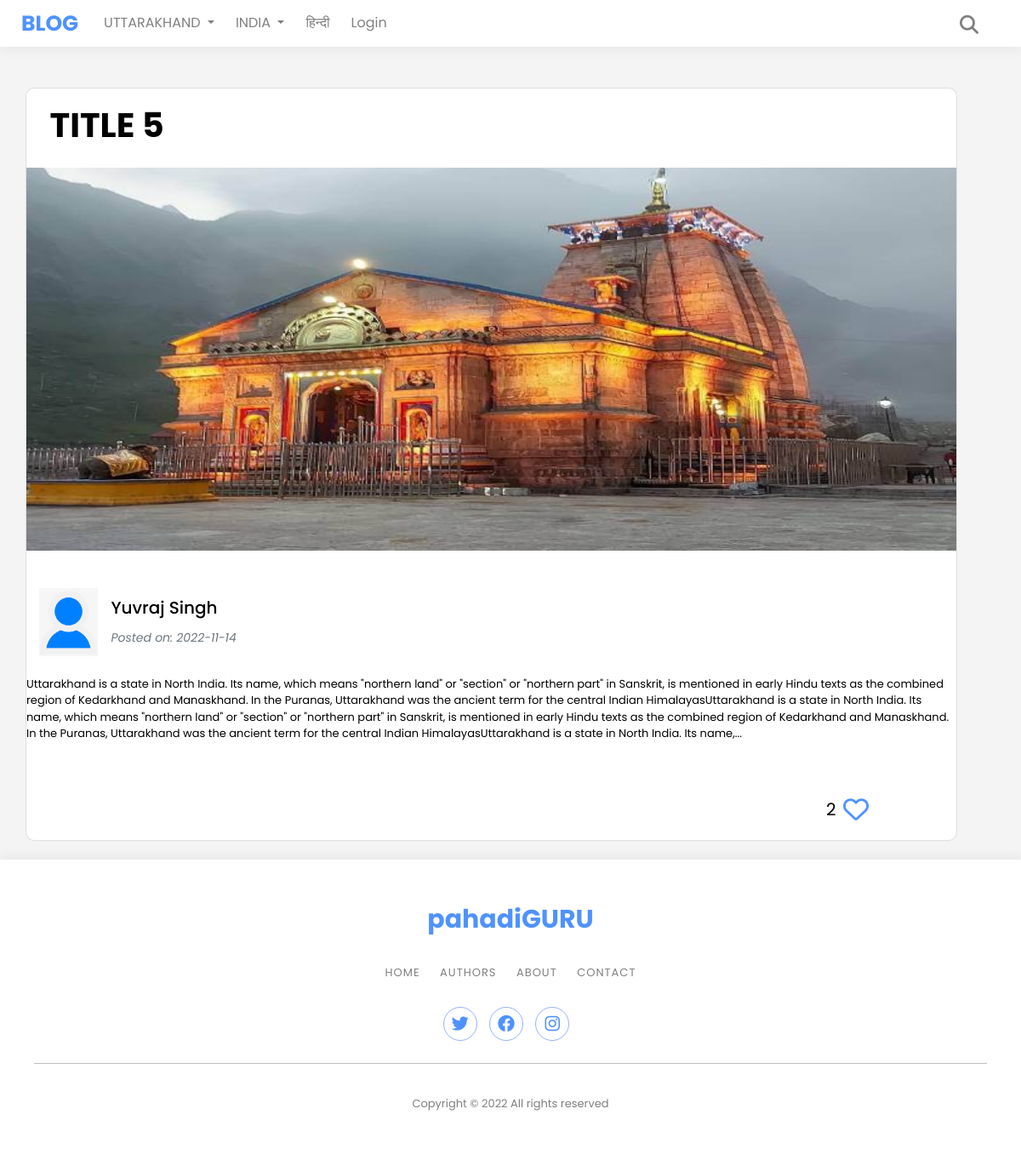
/postpage/5, run on an earlier commit of the app's database.
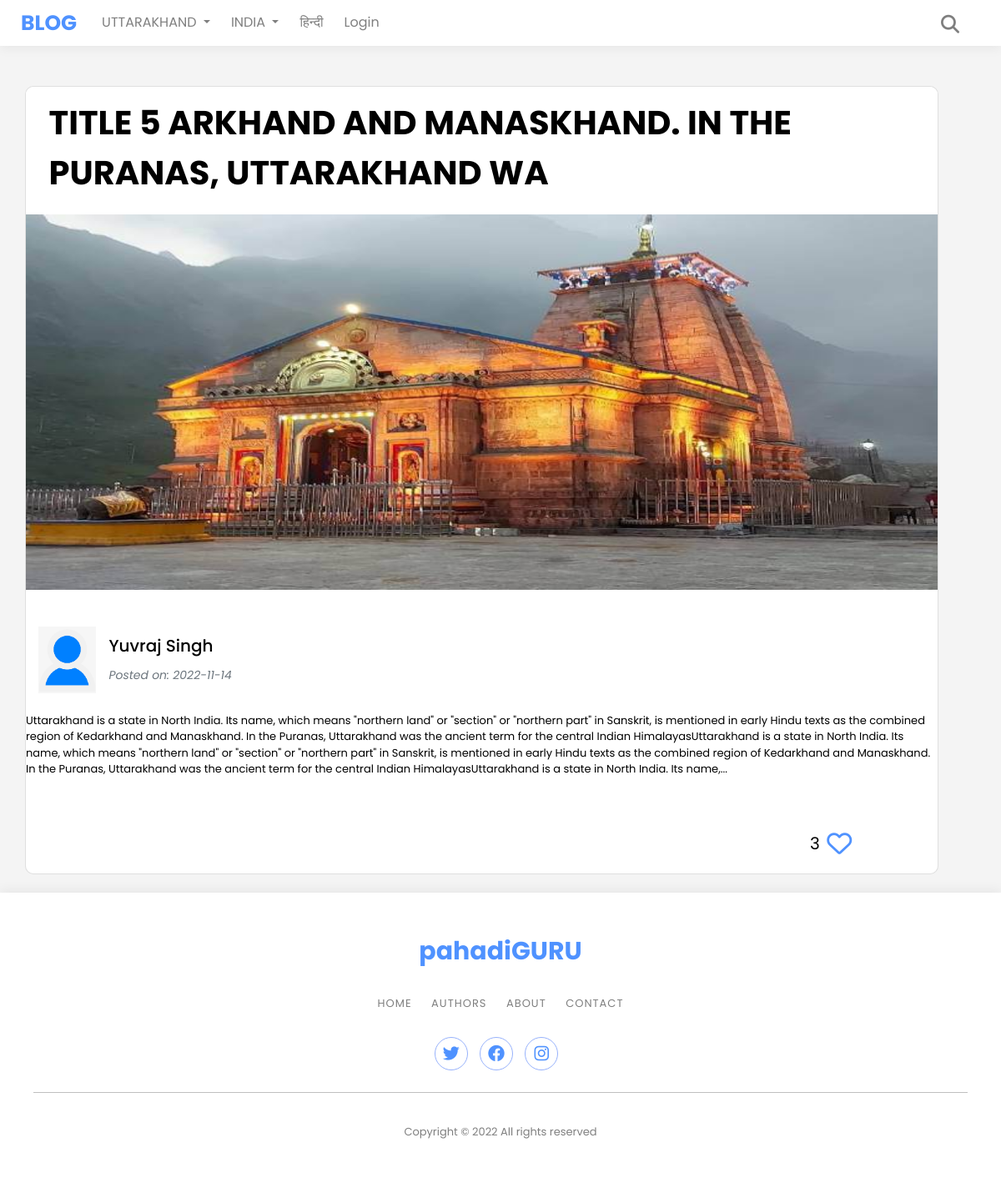
And on a later commit of the database.
### app.py (models this page shows)
class Posts(db.Model):
    id = db.Column(db.Integer, primary_key=True)
    title = db.Column(db.String(50), nullable=False)
    category = db.Column(db.String(50), nullable=False)
    content = db.Column(db.String(500), nullable=False)
    date_added = db.Column(db.Date, default=date.today)
    date_time = db.Column(db.DateTime, default=datetime.utcnow)
    poster_id = db.Column(db.Integer, db.ForeignKey('users.id'))
    likes=db.relationship('Likes',backref='post',passive_deletes=True)

class Users(db.Model, UserMixin):
    id = db.Column(db.Integer, primary_key=True)
    username = db.Column(db.String(20), unique=True, nullable=False)
    name = db.Column(db.String(50), nullable=False)
    email = db.Column(db.String(150), nullable=False)
    phone = db.Column(db.String(50), nullable=False)
    date_added = db.Column(db.Date, default=date.today)
    about_author = db.Column(db.String(500), nullable=False)
    security_question = db.Column(db.String(50), nullable=False)
    security_answer = db.Column(db.String(50), nullable=False)
    password_hash = db.Column(db.String(128))
    role = db.Column(db.String(10), default='User')
    posts = db.relationship('Posts', backref='poster')
    likes=db.relationship('Likes',backref='user',passive_deletes=True)
    profile_pic=db.Column(db.String(), nullable=True)

### app.py (the view)
@app.route("/postpage/<int:id>")
def postpage(id):
    all_like=[]
    posts = Posts.query.filter_by(id=id).first()
    like=Likes.query.filter_by(post_id=id).all()
    for i in like:
        all_like.append(i.liker_id)
    historyPosts = Posts.query.filter_by(category='Uttarakhand History').limit(2).all()
    return render_template('postpage.html',posts=posts,all_like=all_like,historyPosts=historyPosts)

### templates/postpage.html (shortened to what this page needs)
{% extends 'base.html' %}
{% block content %}
<div class="card mt-5 ml-4 rounded-4">
  <div class="card-body rounded-4">
    <h5 class="card-title font-weight-bold ml-4" style="font-size: 4rem;">{{posts.title|upper}}</h5>
  </div>
  <img src="\static\images\kedar.jpg"  height="450">
  <br>
  <br>
  <div class="d-flex">
    <div class="flex-shrink-0 ml-4">
        <img src="\static\images\user.png" class="w-100" width="80" height="80">
    </div>
    <div class="flex-grow-1 ml-4  my-2">
      <h5>{{posts.poster.name}}</h5>
        <small class="text-muted"><i>Posted on: {{posts.date_added}}</i></small>
    </div>
  </div>
  <br>
    <p style="margin: 0 2rem!important;">{{posts.content|safe}}</p>
    <br>
   <p style="margin-left: 86%;">
    <a style="font-size: 2rem; box-sizing: border-box;">{{posts.likes|length}}</a>
      {% if current_user.is_authenticated %}
        {% if current_user.id in all_like  %}
        <a href="{{url_for('like',id=posts.id)}}" class="likebtn ml-2"><i class="fa-solid fa-heart"></i></a>
        {% else %}
        <a href="{{url_for('like',id=posts.id)}}" class="likebtn ml-2"><i class="fa-regular fa-heart"></i></a>
        {% endif %}
      {% else %}
      <a href="{{url_for('like',id=posts.id)}}" class="likebtn ml-2"><i class="fa-regular fa-heart"></i></a>
      {% endif %}
    </p>
  </div>
<br>
{% endblock %}

### templates/base.html (shortened to what this page needs)
<!DOCTYPE html>
<html lang="en">
  <head>
    <link
      rel="stylesheet"
      href="https://cdn.jsdelivr.net/npm/bootstrap@5.2.2/dist/css/bootstrap.min.css"
    />
    <link
      rel="stylesheet"
      href="https://cdnjs.cloudflare.com/ajax/libs/font-awesome/6.2.0/css/all.min.css"
    />
    <link
      rel="stylesheet"
      href="{{url_for('static', filename='css/style.css')}}"
    />
    <link
      rel="stylesheet"
      href="{{url_for('static', filename='css/about.css')}}"
    />
    <link
      rel="stylesheet"
      href="https://cdnjs.cloudflare.com/ajax/libs/font-awesome/6.2.0/css/all.min.css"
    />
    <link
      rel="stylesheet"
      href="{{url_for('static', filename='css/footer.css')}}"
    />
    <link
      rel="stylesheet"
      href="{{url_for('static', filename='css/lallantop.css')}}"
    />
  </head>
  <body style="background-color: #f4f4f4;">
    {% block navbar %} {% include 'navbar.html' %} {% endblock %}
    <div class="container-sm  ml-0 ">
      {% block content %} {% endblock%}
    </div>
    {% block footer %} {% include 'footer.html' %} {% endblock %}
  </body>
</html>

### templates/navbar.html (shortened to what this page needs)
<nav
  class="navbar navbar-expand-lg navbar-light"
  style="background-color: #fff; box-shadow: 0 4px 12px 0 rgb(0 0 0 / 5%);"
>
  <div class="container-fluid">
    <a
      class="navbar-brand"
      href="{{url_for('home')}}"
      style="color: #4f92ff; font-weight: bolder; font-size: 25px"
      >BLOG</a
    >
    <div class="collapse navbar-collapse" id="navbarSupportedContent">
      <ul class="navbar-nav me-auto mb-2 mb-lg-0">
        <li class="nav-item dropdown pl-4">
          <a
            class="nav-link dropdown-toggle"
            href="#"
            id="navbarDropdown"
            role="button"
            data-bs-toggle="dropdown"
            aria-expanded="false"
          >
            UTTARAKHAND
          </a>
        </li>
        <li class="nav-item dropdown pl-4">
          <a
            class="nav-link dropdown-toggle"
            href="#"
            id="navbarDropdown"
            role="button"
            data-bs-toggle="dropdown"
            aria-expanded="false"
          >
            INDIA
          </a>
        </li>
        <li class="nav-item pl-4">
          <a class="nav-link" href="{{url_for('allposts',category='Hindi')}}"> हिन्दी</a>
      </li>
        {% if not current_user.is_authenticated %}
        <li class="nav-item pl-4">
          <a class="nav-link" href="{{url_for('login')}}">Login</a>
        </li>
        {% endif %}
      </ul>
      <form class="searchbar pr-4">
        <input
          type="search"
          placeholder="Search here"
          name="search"
          class="searchbar-input"
          onkeyup="buttonUp();"
          required
        />
        <span class="searchbar-icon pr-4"
          ><i class="fa fa-search" aria-hidden="true" style="color: #00000080;"></i
        ></span>
      </form>
    </div>
  </div>
</nav>

### templates/footer.html (shortened to what this page needs)
<footer class="footer-07"  style="background-color: #fff; box-shadow: 0 -4px 12px 0 rgb(0 0 0 / 5%)">
  <div class="container">
    <div class="row justify-content-center">
      <div class="col text-center">
        <h2 class="footer-heading">
          <a href="#" class="logo" style="color: #4f92ff">pahadiGURU</a>
        </h2>
        <p class="menu">
          <a href="{{url_for('home')}}" style="color: #00000080">Home</a>
          <a href="{{url_for('authors')}}" style="color: #00000080">Authors</a>
          <a href="{{url_for('about')}}" style="color: #00000080">About</a>
          <a href="{{url_for('contact')}}" style="color: #00000080">Contact</a>
        </p>
        <ul class="ftco-footer-social p-0">
          <li class="ftco-animate">
            <a
              href="#"
              data-toggle="tooltip"
              data-placement="top"
              title="Twitter"
              ><span class="fa-brands fa-twitter" style="color: #4f92ff"></span
            ></a>
          </li>
          <li class="ftco-animate">
            <a
              href="#"
              data-toggle="tooltip"
              data-placement="top"
              title="Facebook"
              ><span class="fa-brands fa-facebook" style="color: #4f92ff"></span
            ></a>
          </li>
          <li class="ftco-animate">
            <a
              href="#"
              data-toggle="tooltip"
              data-placement="top"
              title="Instagram"
              ><span
                class="fa-brands fa-instagram"
                style="color: #4f92ff"
              ></span
            ></a>
          </li>
        </ul>
      </div>
    </div>
    <hr>
    <br>
    <div class="row mt-1">
      <div class="col text-center">
        <p class="copyright" style="color: #00000080">
          Copyright &copy;
          All rights reserved
        </p>
      </div>
    </div>
  </div>
</footer>

### static/css/style.css (style rules this page uses)
.searchbar { position: relative; min-width: 50px; width: 0%; height: 45px; float: right; overflow: hidden; border-radius: 10px; -webkit-transition: width 0.3s; -moz-transition: width 0.3s; -ms-transition: width 0.3s; -o-transition: width 0.3s; transition: width 0.3s; }
.searchbar-input { top: 0; right: 0; border: 0; outline: 0; border-radius: 10px; width: 100%; height: 45px; margin: 0; padding: 0px 55px 0px 20px; font-size: 20px; color: #00000080; }
.searchbar-icon, .searchbar-submit { display: block; position: absolute; top: 0; font-family: verdana; font-size: 22px; right: 0; padding: 0; margin: 0; border: 0; outline: 0; line-height: 50px; text-align: center; cursor: pointer; color: #121212; border-radius: 10px; }

### templates/postpage.html (style rules this page uses)
.likebtn { width: 5px; font-size: 3rem; color: #4f92ff; display: inline-block; }

What changed in the data, as far as the page shows it:
changed Posts: title "TITLE 5" → "TITLE 5 ARKHAND AND MANASKHAND. IN THE PURANAS, UTTARAKHAND WA"
Also different on the page:
{{ posts.likes|length }}: "2" → "3"
